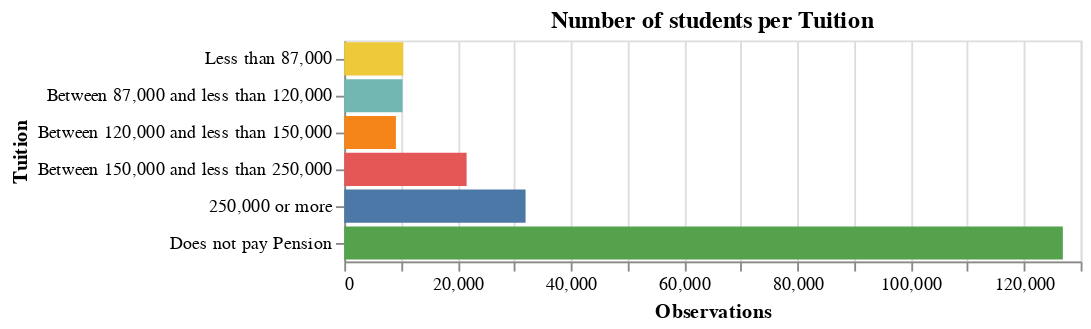

The code cell stored with this chart in its notebook:
### Markdown cell above
## Tuition Payments

### Code cell
source = df_eng.groupby('your_tuition').count()[['your_consecutive']].reset_index().rename(columns={'your_consecutive':'obs'})

source_order = ['Less than 87,000', 'Between 87,000 and less than 120,000', 'Between 120,000 and less than 150,000',
                'Between 150,000 and less than 250,000', '250,000 or more', 'Does not pay Pension']

alt.Chart(source).mark_bar().encode(
    alt.X('obs', title="Observations"),#, scale=alt.Scale(type='log')),
    alt.Y('your_tuition', sort=source_order, title="Tuition"),
    alt.Color('your_tuition', legend=None),
    tooltip=['your_tuition', 'obs']
).properties(
    title = "Number of students per Tuition"
)

### Figure 1 — Vega-Lite specification as saved in the notebook (floating-point values rounded to 4 significant figures)
{"config": {"view": {"continuousWidth": 400, "continuousHeight": 300}}, "data": {"name": "data-b2025f30f1c0d2c5c1700fb7a888456a"}, "mark": "bar", "encoding": {"color": {"type": "nominal", "field": "your_tuition", "legend": null}, "tooltip": [{"type": "nominal", "field": "your_tuition"}, {"type": "quantitative", "field": "obs"}], "x": {"type": "quantitative", "field": "obs", "title": "Observations"}, "y": {"type": "nominal", "field": "your_tuition", "sort": ["Less than 87,000", "Between 87,000 and less than 120,000", "Between 120,000 and less than 150,000", "Between 150,000 and less than 250,000", "250,000 or more", "Does not pay Pension"], "title": "Tuition"}}, "title": "Number of students per Tuition", "$schema": "https://vega.github.io/schema/vega-lite/v4.8.1.json", "datasets": {"data-b2025f30f1c0d2c5c1700fb7a888456a": [{"your_tuition": "250,000 or more", "obs": 32006}, {"your_tuition": "Between 120,000 and less than 150,000", "obs": 9118}, {"your_tuition": "Between 150,000 and less than 250,000", "obs": 21597}, {"your_tuition": "Between 87,000 and less than 120,000", "obs": 10287}, {"your_tuition": "Does not pay Pension", "obs": 126856}, {"your_tuition": "Less than 87,000", "obs": 10413}]}}
